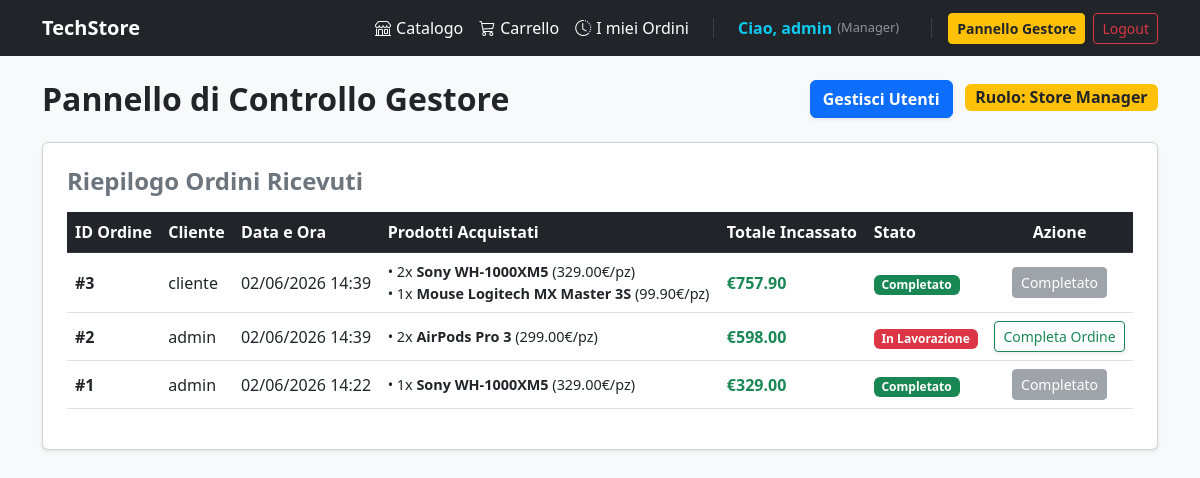
The app's page /gestione/dashboard/ (signed in) with its own data.
### accounts/models.py (models this page shows)
class CustomUser(AbstractUser):
    CUSTOMER = 'customer'
    STORE_MANAGER = 'store_manager'
    WAREHOUSE_WORKER = 'warehouse_worker'
    ROLE_CHOICES = [
        (CUSTOMER, 'Customer'),
        (STORE_MANAGER, 'Store Manager'),
        (WAREHOUSE_WORKER, 'Warehouse Worker'),
    ]
    role = models.CharField(
        max_length=20,
        choices=ROLE_CHOICES,
        default=CUSTOMER,
        help_text="Ruolo dell'utente all'interno dell'e-commerce"
    )
    def is_manager(self):
        return self.role == self.STORE_MANAGER
    def is_warehouse(self):
        return self.role == self.WAREHOUSE_WORKER

### store/models.py (models this page shows, shortened)
class Order(models.Model):
    STATUS_CHOICES = [
        ('pending', 'In attesa'),
        ('processing', 'In lavorazione'),
        ('shipped', 'Spedito'),
    ]
    user = models.ForeignKey(settings.AUTH_USER_MODEL, on_delete=models.CASCADE, related_name='orders')
    created_at = models.DateTimeField(auto_now_add=True)
    is_completed = models.BooleanField(default=False)
    total_price = models.DecimalField(max_digits=10, decimal_places=2, default=0.00)
    status = models.CharField(
        max_length=20,
        choices=STATUS_CHOICES,
        default='pending',
        help_text="Stato di avanzamento dell'ordine"
    )

class OrderItem(models.Model):
    order = models.ForeignKey(Order, on_delete=models.CASCADE, related_name='items')
    product = models.ForeignKey(Product, on_delete=models.CASCADE)
    quantity = models.IntegerField(default=1)
    price = models.DecimalField(max_digits=10, decimal_places=2)

class Product(models.Model):
    category = models.ForeignKey(Category, on_delete=models.CASCADE, related_name='products')
    name = models.CharField(max_length=200)
    description = models.TextField()
    price = models.DecimalField(max_digits=10, decimal_places=2)
    stock = models.IntegerField(default=0)
    is_active = models.BooleanField(default=True)

### store/views.py (the view)
# urls.py: path('gestione/dashboard/', ManagerDashboardView.as_view(), name='manager_dashboard'),
class ManagerDashboardView(LoginRequiredMixin, UserPassesTestMixin, ListView):
    model = Order
    template_name = 'pannelloGestore.html'
    context_object_name = 'orders'
    ordering = ['-id']
    paginate_by = 20
    def test_func(self):
        user = self.request.user
        return (
            user.is_superuser or (user.is_authenticated and getattr(user, 'role', '') == 'store_manager')
        )

### templates/pannelloGestore.html (shortened to what this page needs)
{% extends 'base.html' %}
{% block content %}
<div class="row mt-4">
    <div class="col-12">
        <div class="d-flex justify-content-between align-items-center mb-4">
            <h2 class="fw-bold m-0">Pannello di Controllo Gestore</h2>
            <div>
                <a href="{% url 'manager_users' %}" class="btn btn-primary fw-bold me-2 shadow-sm">
                    Gestisci Utenti
                </a>
                <span class="badge bg-warning text-dark fs-6">Ruolo: Store Manager</span>
            </div>
        </div>
        <div class="card shadow-sm p-4">
            <h4 class="fw-bold text-secondary mb-3">Riepilogo Ordini Ricevuti</h4>
            {% if orders %}
                <div class="table-responsive">
                    <table class="table table-hover align-middle">
                        <thead class="table-dark">
                            <tr>
                                <th>ID Ordine</th>
                                <th>Cliente</th>
                                <th>Data e Ora</th>
                                <th>Prodotti Acquistati</th>
                                <th>Totale Incassato</th>
                                <th>Stato</th>
                                <th class="text-center">Azione</th>
                            </tr>
                        </thead>
                        <tbody>
                            {% for order in orders %}
                                <tr>
                                    <td class="fw-bold">#{{ order.id }}</td>
                                    <td>{{ order.user.username }}</td>
                                    <td>{{ order.created_at|date:"d/m/Y H:i" }}</td>
                                    <td>
                                        <ul class="list-unstyled mb-0" style="font-size: 0.9rem;">
                                            {% for item in order.items.all %}
                                                <li>• {{ item.quantity }}x <span class="fw-semibold">{{ item.product.name }}</span> ({{ item.price }}€/pz)</li>
                                            {% empty %}
                                                <li class="text-muted italic">Nessun dettaglio prodotto</li>
                                            {% endfor %}
                                        </ul>
                                    </td>
                                    <td class="fw-bold text-success">€{{ order.total_price }}</td>
                                    <td>
                                        {% if order.is_completed %}
                                            <span class="badge bg-success fs-7">Completato</span>
                                        {% else %}
                                            <span class="badge bg-danger fs-7">In Lavorazione</span>
                                        {% endif %}
                                    </td>
                                    <td class="text-center">
                                        {% if not order.is_completed %}
                                            <a href="{% url 'complete_order' order.id %}" class="btn btn-sm btn-outline-success shadow-sm">
                                                Completa Ordine
                                            </a>
                                        {% else %}
                                            <button class="btn btn-sm btn-secondary" disabled>Completato</button>
                                        {% endif %}
                                    </td>
                                </tr>
                            {% endfor %}
                        </tbody>
                    </table>
                </div>
            {% else %}
                <div class="text-center py-5">
                    <p class="text-muted fs-5">Nessun ordine presente nel database al momento.</p>
                </div>
            {% endif %}
        </div>
    </div>
</div>
{% endblock %}

### templates/base.html (shortened to what this page needs)
<!doctype html>
<html lang="it">
  <head>
    <link
      href="https://cdn.jsdelivr.net/npm/bootstrap@5.3.0/dist/css/bootstrap.min.css"
      rel="stylesheet"
    />
    <link
      href="https://cdn.jsdelivr.net/npm/bootstrap-icons@1.11.3/font/bootstrap-icons.min.css"
      rel="stylesheet"
    />
  </head>
  <body class="bg-light">
    <nav class="navbar navbar-expand-lg navbar-dark bg-dark mb-4">
      <div class="container">
        <a class="navbar-brand fw-bold" href="{% url 'product_list' %}"
          >TechStore</a
        >
        <div class="collapse navbar-collapse" id="navbarNav">
          <ul class="navbar-expand navbar-nav ms-auto align-items-center">
            <li class="nav-item">
              <a class="nav-link text-white" href="{% url 'product_list' %}">
                <i class="bi bi-shop"></i> Catalogo
              </a>
            </li>
            <li class="nav-item">
              <a class="nav-link text-white position-relative" href="{% url 'cart_detail' %}">
                <i class="bi bi-cart3"></i> Carrello
              </a>
            </li>
            {% if user.is_authenticated %}
            <li class="nav-item">
              <a class="nav-link text-white" href="{% url 'userOrders' %}">
                <i class="bi bi-clock-history"></i> I miei Ordini
              </a>
            </li>
            {% endif %}
            {% if user.is_authenticated %}
            <li class="nav-item">
              <a class="nav-link text-info fw-semibold me-2" href="{% url 'profile' %}">
                Ciao, {{ user.username }}
                <span style="font-size: 0.8rem; font-weight: normal;" class="text-white-50">
                  ({% if user.is_manager or user.is_superuser %}Manager{% elif user.is_warehouse %}Magazziniere{% else %}Cliente{% endif %})
                </span>
              </a>
            </li>
            {% if user.is_manager or user.is_superuser %}
            <li class="nav-item">
              <a class="btn btn-sm btn-warning text-dark fw-bold me-2 shadow-sm" href="{% url 'manager_dashboard' %}">
                Pannello Gestore
              </a>
            </li>
            {% endif %}
            <li class="nav-item">
              <form
                action="{% url 'logout' %}"
                method="post"
                class="d-inline"
              >
                <button type="submit" class="btn btn-sm btn-outline-danger">
                  Logout
                </button>
              </form>
            </li>
            {% endif %}
          </ul>
        </div>
      </div>
    </nav>
    <div class="container">
      {% block content %} {% endblock %}
    </div>
  </body>
</html>

### templates/base.html (style rules this page uses)
.navbar-nav .nav-link { font-weight: 500; padding: 0.4rem 0.75rem; border-radius: 6px; transition: background-color 0.2s ease, color 0.2s ease; display: flex; align-items: center; gap: 5px; }

### records on screen
CustomUser: username "admin"
Order: id "3", user.username "cliente", created_at "02/06/2026 14:39", total_price "757.90", is_completed "Completato"
OrderItem: quantity "2", product.name "Sony WH-1000XM5", price "329.00"
OrderItem: quantity "1", product.name "Mouse Logitech MX Master 3S", price "99.90"
Order: id "2", user.username "admin", created_at "02/06/2026 14:39", total_price "598.00", is_completed "In Lavorazione"
OrderItem: quantity "2", product.name "AirPods Pro 3", price "299.00"
Order: id "1", user.username "admin", created_at "02/06/2026 14:22", total_price "329.00", is_completed "Completato"
OrderItem: quantity "1", product.name "Sony WH-1000XM5", price "329.00"
